Frame 1 (no input): blank canvas, image omitted
Frame 60 (no input): blank canvas, image omitted
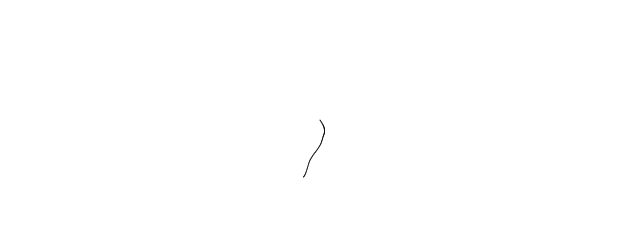
Frame 120 (the mouse pressed at the canvas centre since frame 60)

The p5.js sketch whose frames 1 and 60 were blank and that drew this single picture after the mouse press (run headless with seeded random() and noise() and a simulated clock; from frame 60 on, the mouse is pressed at the canvas centre):

// p5.js sketch
// ── sketch.js
class Walker {
	constructor() {
		this.tx = 0;
		this.ty = 10000;
		this.x = 320;
		this.y = 120;
	}

	show() {
		stroke(0);
		point(this.x, this.y);
	}

	step() {
		// Either variate position

		// this.x = map(noise(this.tx), 0, 1, 0, width);
		// this.y = map(noise(this.ty), 0, 1, 0, height);
		
		// Or variate step size
		
		this.x += map(noise(this.tx), 0, 1, -1, 1);
		this.y += map(noise(this.ty), 0, 1, -1, 1);

		// Step forward in time
		this.tx += 0.01;
		this.ty += 0.01;
	}
}

let walker;

function setup() {
	createCanvas(640, 240);
	background(255);

	walker = new Walker();
	walker.show();
}

function draw() {
	walker.step();
	walker.show();
}
